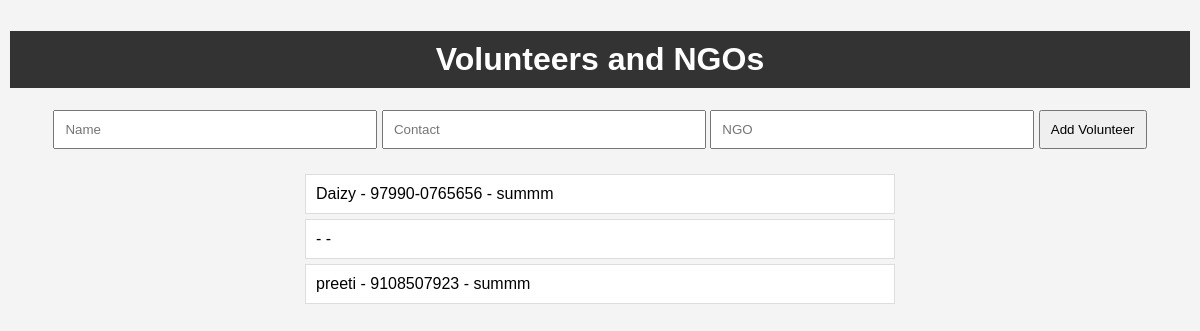
Page /volunteers on the committed database.
### tables this page shows
CREATE TABLE volunteers (
            id INTEGER PRIMARY KEY AUTOINCREMENT,
            name TEXT,
            contact TEXT,
            ngo TEXT
        );

### app.py (the view)
@app.route('/volunteers')
def volunteers():
    conn = sqlite3.connect('disaster_relief.db')
    cursor = conn.cursor()
    cursor.execute('SELECT * FROM volunteers')
    volunteers = cursor.fetchall()
    conn.close()
    return render_template('volunteers.html', volunteers=volunteers)

### templates/volunteers.html (shortened to what this page needs)
<!DOCTYPE html>
<html>
<head>
    <link rel="stylesheet" type="text/css" href="{{ url_for('static', filename='style.css') }}">
</head>
<body>
    <h1>Volunteers and NGOs</h1>
    <form action="{{ url_for('add_volunteer') }}" method="POST">
        <input type="text" name="name" placeholder="Name">
        <input type="text" name="contact" placeholder="Contact">
        <input type="text" name="ngo" placeholder="NGO">
        <button type="submit">Add Volunteer</button>
    </form>
    <ul>
        {% for volunteer in volunteers %}
            <li>{{ volunteer[1] }} - {{ volunteer[2] }} - {{ volunteer[3] }}</li>
        {% endfor %}
    </ul>
</body>
</html>

### static/style.css (style rules this page uses)
body { font-family: Arial, sans-serif; margin: 0; padding:10px; background-color: #f4f4f4; background-image: url("https://wallpapercave.com/wp/wp11136332.jpg"); background-size: cover; background-position: center; background-repeat: no-repeat; background-attachment: fixed; }
h1 { background-color: #333; color: #fff; padding: 10px 0; text-align: center; }
form { margin: 20px auto; text-align: center; }
input[type="text"], input[type="number"] { padding: 10px; width: 300px; margin-bottom: 5px; }
button { padding: 10px; }
ul { list-style-type: none; padding: 0; margin: 20px auto; width: 50%; }
li { background-color: #ffffff; margin: 5px 0; padding: 10px; border: 1px solid #ddd; }

### rows in the picture
volunteers: name "Daizy", contact "97990-0765656", ngo "summm"
volunteers: name "preeti", contact "9108507923", ngo "summm"
